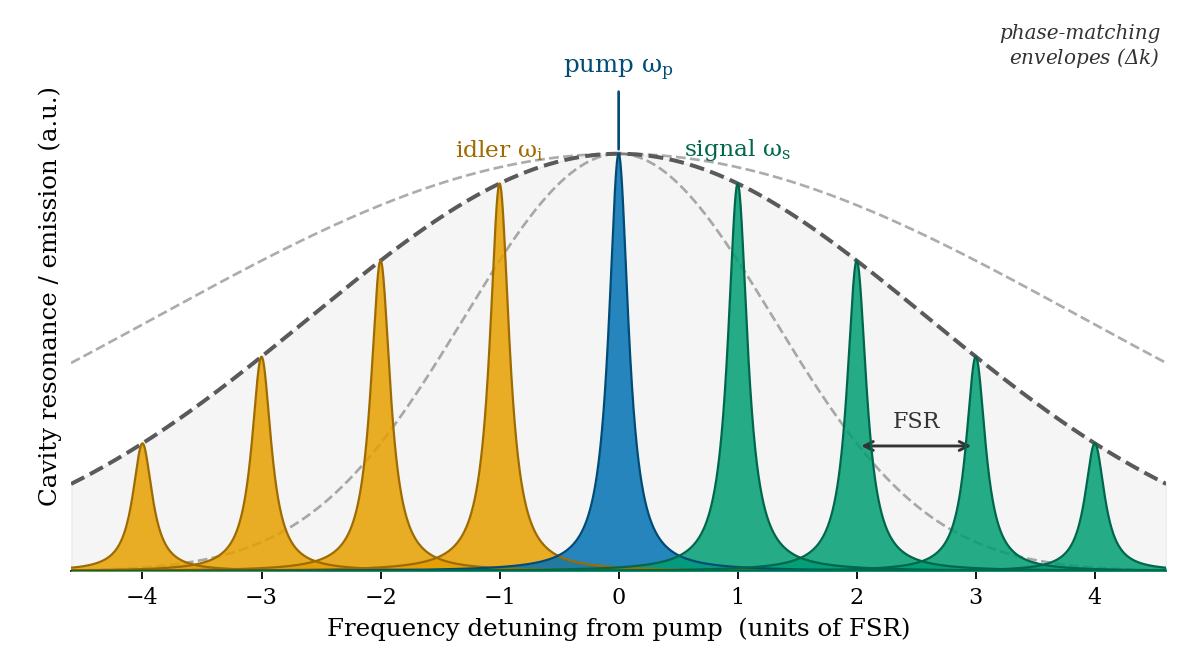

Source code (Python):
#!/usr/bin/env python3
r"""Spontaneous four-wave mixing (SFWM) resonance-comb figure for Chapter 3,
Section 3.2 ("Nonlinear Optics and Four-Wave Mixing").

Visualises how a microring source produces frequency-bin entangled pairs:
  * the ring supports a comb of resonances spaced by the free spectral range
    (FSR);
  * a continuous-wave pump sits on the central resonance (omega_p);
  * SFWM annihilates two pump photons and creates a signal (omega_s) and an
    idler (omega_i) photon on resonances placed SYMMETRICALLY about the pump,
    enforcing energy conservation  omega_s + omega_i = 2 omega_p;
  * the phase-matching / dispersion envelope sets how many symmetric bin pairs
    receive appreciable gain, i.e. the dimensionality of the frequency-bin
    entangled state.

Run:    python3 figures/chapter3/sfwm_comb.py
Output: figures/chapter3/sfwm_comb.pdf  (canonical, for \includegraphics)
        figures/chapter3/sfwm_comb.png  (preview only)
"""
import os
import sys

import numpy as np
import matplotlib
matplotlib.use("Agg")
import matplotlib.pyplot as plt

sys.path.insert(0, os.path.join(os.path.dirname(__file__), "..", ".."))
from figures.thesis_style import (
    apply_style, BLUE, BLUE_D, ORANGE, ORANGE_D, GREEN, GREEN_D, GREY, GREY_D,
)

apply_style()

HERE = os.path.dirname(os.path.abspath(__file__))

N_SIDE = 4              # resonances on each side of the pump
FSR = 1.0               # free spectral range (frequency axis is in FSR units)
LINEWIDTH = 0.10        # resonance HWHM in FSR units (high-Q -> narrow)
ENV_WIDTH = 2.6         # phase-matching envelope half-width in FSR units


def lorentzian(x, x0, gamma):
    return gamma**2 / ((x - x0) ** 2 + gamma**2)


def main():
    orders = np.arange(-N_SIDE, N_SIDE + 1)
    centers = orders * FSR

    x = np.linspace(-(N_SIDE + 0.6), N_SIDE + 0.6, 4000)

    # Phase-matching / SFWM-gain envelopes for different dispersion engineering.
    envelope1 = np.exp(-(x ** 2) / (2 * (ENV_WIDTH * 0.5) ** 2))
    envelope2 = np.exp(-(x ** 2) / (2 * ENV_WIDTH ** 2))
    envelope3 = np.exp(-(x ** 2) / (2 * (ENV_WIDTH * 1.5) ** 2))

    # Resonance comb, each peak weighted by the envelope2 at its center (as before).
    comb = np.zeros_like(x)
    for c in centers:
        comb += np.exp(-(c ** 2) / (2 * ENV_WIDTH ** 2)) * lorentzian(x, c, LINEWIDTH)

    fig, ax = plt.subplots(figsize=(7.4, 4.2))

    # Dispersion / phase-matching envelopes.
    ax.plot(x, envelope1, ls="--", color=GREY, lw=1.2, zorder=2, alpha=0.5)
    ax.plot(x, envelope2, ls="--", color=GREY, lw=1.8, zorder=2)
    ax.plot(x, envelope3, ls="--", color=GREY, lw=1.2, zorder=2, alpha=0.5)
    ax.fill_between(x, 0, envelope2, color=GREY, alpha=0.06, zorder=0)
    ax.text(N_SIDE + 0.55, 1.20,
            r"phase-matching" "\n" r"envelopes ($\Delta k$)", color=GREY_D, fontsize=9, style="italic",
            ha="right", va="bottom")

    # Colour map: pump (centre), signal (+ orders, green), idler (- orders, orange).
    def peak_color(n):
        if n == 0:
            return BLUE, BLUE_D
        return (GREEN, GREEN_D) if n > 0 else (ORANGE, ORANGE_D)

    for n, c in zip(orders, centers):
        single = np.exp(-(c ** 2) / (2 * ENV_WIDTH ** 2)) * lorentzian(x, c, LINEWIDTH)
        fill, edge = peak_color(n)
        ax.fill_between(x, 0, single, color=fill, alpha=0.85, linewidth=0, zorder=3)
        ax.plot(x, single, color=edge, lw=1.0, zorder=4)

    # Pump label.
    ax.annotate(r"pump $\omega_p$", xy=(0, 1.0), xytext=(0, 1.17),
                ha="center", va="bottom", color=BLUE_D, fontsize=11,
                arrowprops=dict(arrowstyle="-", color=BLUE_D, lw=1.2))

    # Signal / idler bin labels (first pair).
    ax.text(1.0, np.exp(-1 / (2 * ENV_WIDTH ** 2)) + 0.05, r"signal $\omega_s$",
            color=GREEN_D, fontsize=10.5, ha="center", va="bottom")
    ax.text(-1.0, np.exp(-1 / (2 * ENV_WIDTH ** 2)) + 0.05, r"idler $\omega_i$",
            color=ORANGE_D, fontsize=10.5, ha="center", va="bottom")

    # FSR spacing annotation between two adjacent resonances on the right.
    y_fsr = 0.30
    ax.annotate("", xy=(3.0, y_fsr), xytext=(2.0, y_fsr),
                arrowprops=dict(arrowstyle="<->", color=GREY_D, lw=1.3))
    ax.text(2.5, y_fsr + 0.03, "FSR", ha="center", va="bottom",
            color=GREY_D, fontsize=10)

    ax.set_xlim(x[0], x[-1])
    ax.set_ylim(0, 1.32)
    ax.set_xlabel(r"Frequency detuning from pump  (units of FSR)")
    ax.set_ylabel("Cavity resonance / emission (a.u.)")
    ax.set_yticks([])
    ax.set_xticks(orders)
    ax.grid(False)
    for spine in ("top", "right", "left"):
        ax.spines[spine].set_visible(False)

    fig.subplots_adjust(bottom=0.15, left=0.06, right=0.985, top=0.97)
    fig.savefig(os.path.join(HERE, "sfwm_comb.pdf"))
    fig.savefig(os.path.join(HERE, "sfwm_comb.png"), dpi=160)
    print("wrote sfwm_comb.pdf / .png")


if __name__ == "__main__":
    main()
